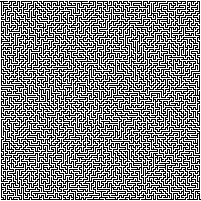
#> input picture Mazes/maze_100x100_goal_199_199.png, 201 x 201 px
$ python Path_find_2y.py
#> lines starting #> are read from the running program, lines starting #| are printed output that depends on the picture
import matplotlib.pyplot as plt
import matplotlib.animation as animation
import numpy as np
fig, ax = plt.subplots(figsize=(10,10))

#https://keesiemeijer.github.io/maze-generator/#generate to generate maze

def to_list(filepath):
#> called with filepath = 'Mazes/maze_100x100_goal_199_199.png'
  np_array = plt.imread(filepath)
#> np_array is the input picture: shape (201, 201, 4) float32; mean R, G, B, A 0.505, 0.505, 0.505, 1
  np_array = np_array[:,:,0]
#> np_array: shape (201, 201) float32
  np_array = np_array.tolist()
#> np_array = 201 items

  for i in range(len(np_array)):
    for j in range(len(np_array[0])):
      if np_array[i][j] > 0.5:
        np_array[i][j] = 1
      else:
        np_array[i][j] = 0
  return np_array

lab_list = [[
    [0, 0, 0, 0, 0, 0, 0, 0, 0, 0, 0, 0, 0, 0, 0],
    [1, 1, 1, 1, 1, 1, 0, 1, 1, 1, 1, 1, 1, 1, 0],
    [0, 1, 0, 0, 0, 1, 0, 1, 0, 0, 0, 0, 0, 1, 0],
    [0, 1, 0, 1, 0, 1, 0, 1, 0, 1, 1, 1, 0, 1, 0],
    [0, 1, 0, 1, 0, 1, 1, 1, 0, 0, 0, 1, 0, 1, 0],
    [0, 1, 0, 1, 0, 0, 0, 0, 0, 1, 0, 1, 0, 1, 0],
    [0, 1, 0, 1, 0, 1, 1, 1, 1, 1, 0, 1, 0, 1, 0],
    [0, 1, 0, 0, 0, 0, 0, 0, 0, 1, 0, 1, 0, 1, 0],
    [0, 1, 1, 1, 1, 1, 1, 1, 0, 1, 0, 1, 1, 1, 0],
    [0, 1, 0, 0, 0, 0, 0, 1, 0, 1, 0, 0, 0, 0, 0],
    [0, 1, 1, 1, 1, 1, 0, 1, 0, 1, 1, 1, 1, 1, 0],
    [0, 0, 0, 0, 0, 1, 0, 0, 0, 0, 0, 0, 0, 1, 0],
    [0, 1, 1, 1, 0, 1, 1, 1, 1, 0, 1, 1, 0, 1, 0],
    [0, 0, 0, 1, 0, 0, 0, 0, 0, 0, 0, 1, 0, 1, 0],
    [0.5, 1, 1, 1, 1, 1, 1, 1, 1, 1, 1, 1, 1, 1, 0]
],[
    [0, 0, 0, 0, 0, 0, 0, 0, 0, 0, 0, 0, 0, 0, 0, 0, 0, 0, 0, 0, 0, 0, 0, 0, 0, 0, 0, 0, 0, 0],
    [1, 1, 1, 1, 1, 1, 1, 1, 1, 1, 1, 1, 1, 1, 1, 1, 0, 1, 1, 1, 1, 1, 1, 1, 1, 1, 1, 1, 1, 0],
    [0.5, 0, 0, 0, 0, 0, 0, 0, 0, 0, 0, 1, 0, 0, 0, 1, 0, 1, 0, 0, 0, 0, 0, 0, 0, 1, 0, 0, 0, 0],
    [1, 1, 1, 1, 1, 1, 1, 1, 1, 1, 0, 1, 1, 1, 0, 1, 0, 1, 1, 1, 1, 1, 1, 1, 0, 1, 0, 1, 1, 0],
    [0, 0, 0, 0, 0, 1, 0, 0, 0, 1, 0, 1, 0, 1, 0, 1, 0, 0, 0, 1, 0, 0, 0, 1, 0, 1, 0, 0, 0, 0],
    [0, 1, 0, 1, 1, 1, 0, 1, 1, 1, 0, 1, 0, 1, 0, 1, 1, 1, 0, 1, 1, 1, 0, 1, 0, 1, 0, 1, 1, 0],
    [0, 1, 0, 0, 0, 1, 0, 0, 0, 0, 0, 1, 0, 1, 0, 0, 0, 0, 0, 1, 0, 0, 0, 1, 0, 1, 0, 0, 0, 0],
    [0, 1, 1, 1, 0, 1, 1, 1, 0, 1, 1, 1, 0, 1, 1, 1, 1, 1, 1, 1, 1, 0, 1, 1, 0, 1, 1, 1, 0, 1],
    [0, 0, 0, 1, 0, 0, 0, 1, 0, 0, 0, 1, 0, 1, 0, 0, 0, 1, 0, 0, 0, 1, 0, 0, 0, 1, 0, 0, 0, 0],
    [0, 1, 0, 1, 1, 1, 0, 1, 1, 1, 0, 1, 0, 1, 0, 1, 1, 1, 0, 1, 1, 1, 0, 1, 1, 1, 0, 1, 1, 0],
    [0, 1, 0, 0, 0, 1, 0, 1, 0, 0, 0, 1, 0, 1, 0, 0, 0, 1, 0, 1, 0, 0, 0, 1, 0, 0, 0, 1, 0, 0],
    [0, 1, 1, 1, 0, 1, 1, 1, 1, 1, 0, 1, 0, 1, 1, 1, 1, 1, 0, 1, 1, 1, 0, 1, 1, 1, 1, 1, 0, 1],
    [0, 0, 0, 1, 0, 0, 0, 0, 0, 1, 0, 0, 0, 0, 0, 0, 0, 1, 0, 0, 0, 1, 0, 0, 0, 0, 0, 1, 0, 0],
    [0, 1, 1, 1, 1, 1, 1, 1, 0, 1, 1, 1, 1, 1, 1, 1, 0, 1, 1, 1, 1, 1, 1, 1, 0, 1, 1, 1, 0, 1],
    [0, 0, 0, 0, 0, 0, 0, 1, 0, 0, 0, 0, 0, 0, 0, 1, 0, 0, 0, 0, 0, 0, 0, 1, 0, 0, 0, 0, 0, 0],
    [0, 1, 1, 1, 1, 1, 0, 1, 1, 1, 1, 1, 0, 1, 1, 1, 1, 1, 0, 1, 1, 1, 1, 1, 1, 1, 0, 1, 1, 0],
    [0, 0, 0, 0, 0, 1, 0, 0, 0, 0, 0, 1, 0, 0, 0, 0, 0, 0, 0, 1, 0, 0, 0, 0, 0, 0, 0, 1, 0, 0],
    [0, 1, 1, 1, 0, 1, 1, 1, 1, 1, 1, 1, 1, 1, 1, 1, 1, 1, 1, 1, 1, 1, 1, 1, 1, 1, 1, 1, 1, 0],
    [0, 1, 0, 0, 0, 0, 0, 0, 0, 0, 0, 0, 0, 0, 0, 0, 0, 0, 0, 0, 0, 0, 0, 0, 0, 0, 0, 0, 0, 0]
]]

def block_v(path, lab):
  for i in path:
    lab[i[0]][i[1]] = 0.3
  return lab

#convert to rgb: 1 = black, 0 = white, 0.5 = yellow, 0.7 = green, 0.2 = light_green, 0.3 = light_red
def to_rgb(lab):
  result = []
  for i in lab:
    row = []
    for j in i:
      if j == 1:
        row.append([0,0,0])
      elif j == 0:
        row.append([1,1,1])
      elif j == 0.5:
        row.append([1,1,0])
      elif j == 0.7:
        row.append([0,1,0])
      elif j == 0.2:
        row.append([0,1,0.5])
      elif j == 0.3:
        row.append([1,0,0])
      elif j == 0.9:
        row.append([0,0,1])
    result.append(row)
  return result


def move(direction, start, lab):

  result = []

  if direction == 0:
    result = [start[0] + 1, start[1]]
  elif direction == 1:
    result = [start[0], start[1] - 1]
  elif direction == 2:
    result = [start[0] - 1, start[1]]
  elif direction == 3:
    result = [start[0], start[1] + 1]

  if result[0]>=0 and result[0]<len(lab) and result[1]>=0 and result[1]<len(lab[0]):

    if lab[result[0]][result[1]]!=1:

      return result


  return False

class Facing():

  def __init__(self,direction,max_dir):
    self.max_dir = max_dir
    self.direction = direction

  def increment(self, times, inplace=False):

    dir_copy = self.direction


    while times > 0:
      dir_copy += 1
      if dir_copy > self.max_dir:
        dir_copy = 0
      if dir_copy < 0:
        dir_copy = self.max_dir
      times -= 1
    while times < 0:
      dir_copy -= 1
      if dir_copy > self.max_dir:
        dir_copy = 0
      if dir_copy < 0:
        dir_copy = self.max_dir
      times += 1

    if inplace:
      self.direction = dir_copy

    return dir_copy

  def get(self):
    return self.direction

  def set(self, direction):
    self.direction = direction
    return self.direction

def check_surroundings(start, lab):

  result = []

  for i in range(4):
    if move(i, start, lab) != False:
      result.append(True)
    else:
      result.append(False)

  return result

filename = "maze_100x100_goal_199_199"

filepath = f"Mazes/{filename}.png"

try:
  lab = to_list(filepath)
#> lab = 201 items
except:
  lab = lab_list[1]
  print(f"failed to load {filepath}, using default maze")

start = [1,0] #y x

goal = None

for i in range(len(lab)):
  for j in range(len(lab[0])):
    if lab[i][j] == 0.5:
      goal = [i,j]

if goal == None:
  goal = [199, 199] #y x

maxiter = 20000

show = True # show the process

showevery = 10

showcolor = True

block_vicoli = True

if lab[goal[0]][goal[1]] != 0.5:
  lab[goal[0]][goal[1]] = 0.5

lab[start[0]][start[1]] = 0.7

facing = Facing(check_surroundings(start, lab).index(True),3) #0 down 1 west 2 up 3 east
#> after the loop in check_surroundings, `for i in range(4):`: result = [False, False, False, True]
#> in __init__, `self.max_dir = max_dir`: self.max_dir = 3

found = False

iter = 0

nodes = []

vicolo_cieco = False

shortest_path = [[]]

ims = []

while not found:

  if (check_surroundings(start, lab).count(False) == 2 and iter!=0) or (check_surroundings(start, lab).count(False) == 3 and iter == 0) and not vicolo_cieco:

#> the loop in check_surroundings (call 2), `for i in range(4):` made 4 passes
#> result in move on passes 1 to 4: [2, 0], [1, -1], [0, 0], [1, 1]
    for l in [i for i, x in enumerate(check_surroundings(start, lab)) if x == True]:
      if l != facing.increment(2):
        facing.set(l)
        break
#> this loop made 1 pass
#> l on pass 1: 3

    start = move(facing.get(),start,lab)
#> start = [1, 1]

    shortest_path[-1].append(start)

    if lab[start[0]][start[1]] == 0.2:
      vicolo_cieco = True

    if lab[start[0]][start[1]] == 0.5:
      lab[start[0]][start[1]] = 0.9
      found = True
      break

  elif (check_surroundings(start, lab).count(False) < 2 and not vicolo_cieco) or (check_surroundings(start, lab).count(False) == 2 and iter == 0):

    freeways = check_surroundings(start, lab)

    if iter != 0:
      freeways[facing.increment(2)] = False


    nodes.append([start,freeways])

    start = move(facing.set(nodes[-1][1].index(True)),start,lab)

    shortest_path.append([start])

    if lab[start[0]][start[1]] == 0.2:
      vicolo_cieco = True

    nodes[-1][1][nodes[-1][1].index(True)] = False

    if lab[start[0]][start[1]] == 0.5:
      lab[start[0]][start[1]] = 0.9
      found = True
      break

  elif check_surroundings(start, lab).count(False) == 3 or vicolo_cieco:

    if block_vicoli: lab = block_v(shortest_path[-1],lab)
    shortest_path.pop(-1)

    while nodes[-1][1].count(True) == 0:
      nodes.pop(-1)
      if block_vicoli: lab = block_v(shortest_path[-1],lab)
      shortest_path.pop(-1)

    start = move(facing.set(nodes[-1][1].index(True)),nodes[-1][0],lab)

    shortest_path.append([start])

    nodes[-1][1][nodes[-1][1].index(True)] = False

    if lab[start[0]][start[1]] == 0.5:
      lab[start[0]][start[1]] = 0.9
      found = True
      break

    vicolo_cieco = False

  if iter % 1000 == 0:
    print(f"iterazione {iter}")

  if (iter % showevery == 0) and show==True:
    lab_copy = [row.copy() for row in lab]
#> lab_copy = 201 items
    lab_copy[start[0]][start[1]] = 0.7
    if showcolor:
      lab_copy = to_rgb(lab_copy)
    im = ax.imshow(lab_copy, animated=True)
    ims.append([im])

  lab[start[0]][start[1]] = 0.2

  iter+=1
  if iter>maxiter:
    break

for i in shortest_path:
  for j in i:
    lab[j[0]][j[1]] = 0.7
  lab_copy = [row.copy() for row in lab]
  if showcolor:
    lab_copy = to_rgb(lab_copy)
  im = ax.imshow(lab_copy, animated=True)
  ims.append([im])

lab_copy = [row.copy() for row in lab]
if showcolor:
  lab_copy = to_rgb(lab_copy)
im = ax.imshow(lab_copy, animated=True)
for i in range(40):
  ims.append([im])

if found == True:
  print("labirinto risolto in " + str(iter) + " iterazioni")
else:
  print("labirinto non risolto")


ani = animation.ArtistAnimation(fig, ims, interval=50, blit=True, repeat_delay=1000)
ani.save(filename=f"Video/{filename}.mp4", writer="ffmpeg")
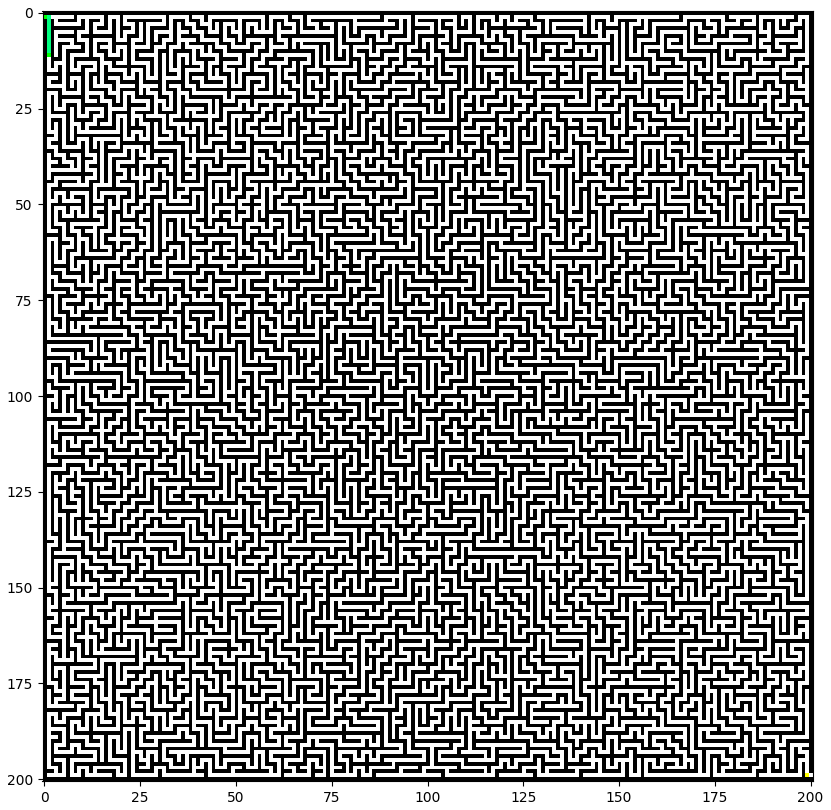
#> figure drawn by matplotlib, 1 panel

$ run again, with Mazes/maze_150x150_goal_299_299.png copied over Mazes/maze_100x100_goal_199_199.png
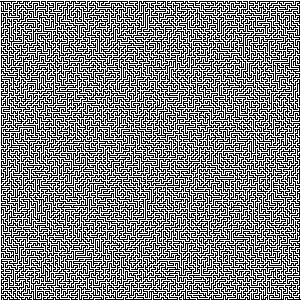
#> input picture Mazes/maze_150x150_goal_299_299.png, 301 x 301 px
#> in to_list, np_array is the input picture: shape (301, 301, 4) float32; mean R, G, B, A 0.503, 0.503, 0.503, 1
#> in to_list, `np_array = np_array.tolist()`: np_array = 301 items
#> after the loop in check_surroundings, `for i in range(4):`: result = [False, False, False, True]
#> self.max_dir = 3
#> the loop in check_surroundings (call 2), `for i in range(4):` made 4 passes
#> result in move on passes 1 to 4: [2, 0], [1, -1], [0, 0], [1, 1]
#> the loop `for l in [i for i, x in enumerate(check_surroundings(start, lab)) if x..` made 1 pass
#> l on pass 1: 3
#> start = [1, 1]
#> lab_copy = 301 items
#> `ani.save(filename=f"Video/{filename}.mp4", writer="ffmpeg")`:
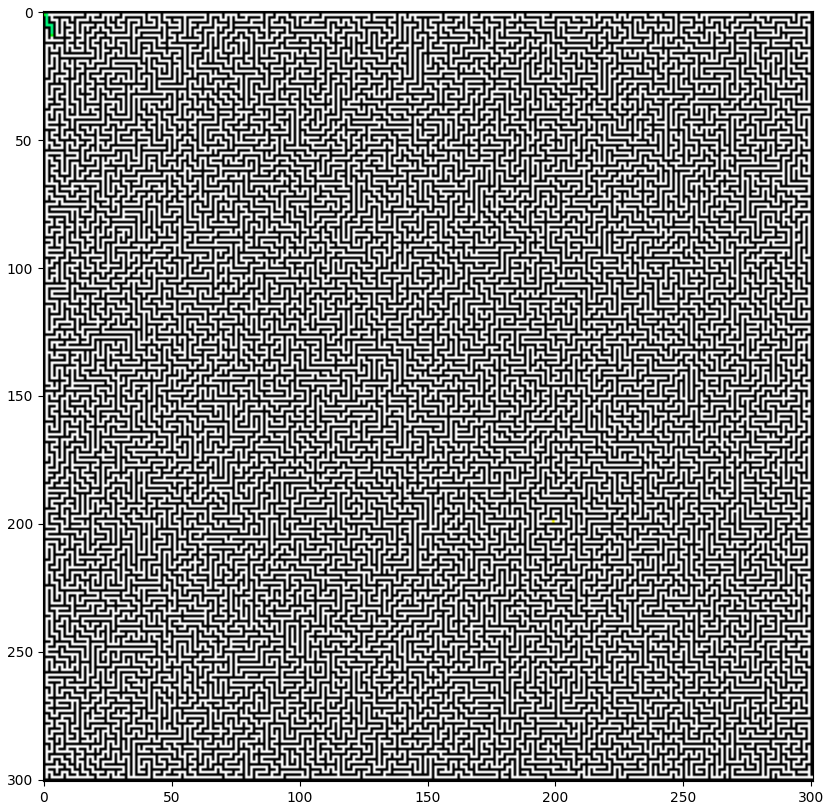
#> figure drawn by matplotlib, 1 panel

$ run again, with Mazes/maze_208x208_goal_415_415.png copied over Mazes/maze_100x100_goal_199_199.png
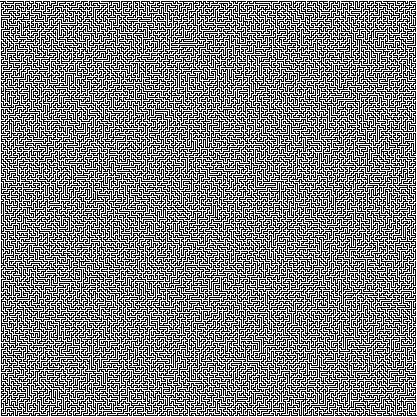
#> input picture Mazes/maze_208x208_goal_415_415.png, 417 x 417 px
#> in to_list, np_array is the input picture: shape (417, 417, 4) float32; mean R, G, B, A 0.502, 0.502, 0.502, 1
#> in to_list, `np_array = np_array.tolist()`: np_array = 417 items
#> after the loop in check_surroundings, `for i in range(4):`: result = [False, False, False, True]
#> self.max_dir = 3
#> the loop in check_surroundings (call 2), `for i in range(4):` made 4 passes
#> result in move on passes 1 to 4: [2, 0], [1, -1], [0, 0], [1, 1]
#> the loop `for l in [i for i, x in enumerate(check_surroundings(start, lab)) if x..` made 1 pass
#> l on pass 1: 3
#> start = [1, 1]
#> lab_copy = 417 items
#> `ani.save(filename=f"Video/{filename}.mp4", writer="ffmpeg")`:
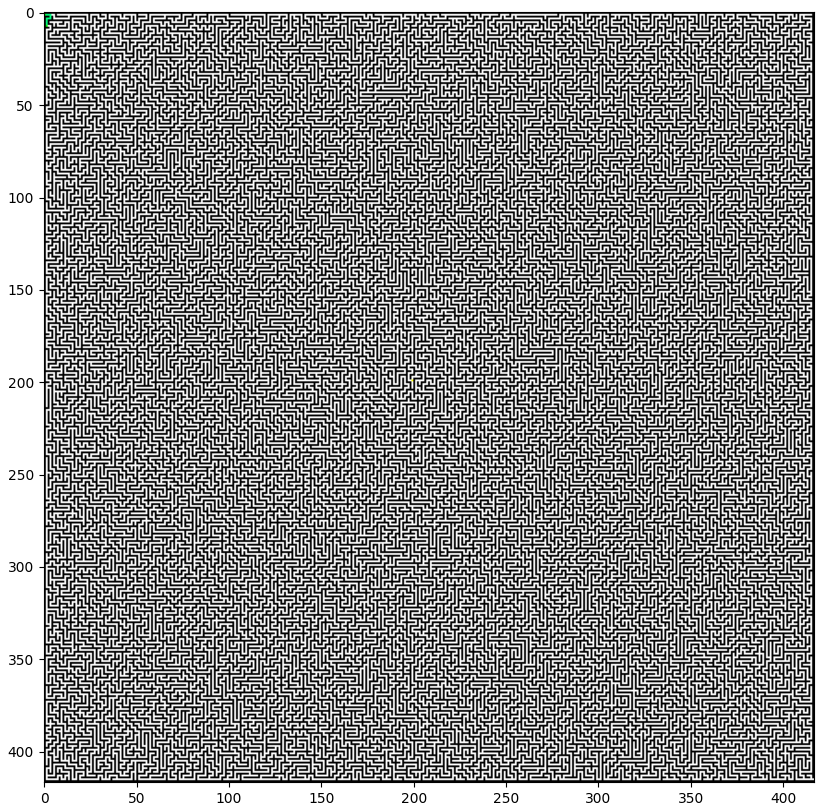
#> figure drawn by matplotlib, 1 panel
